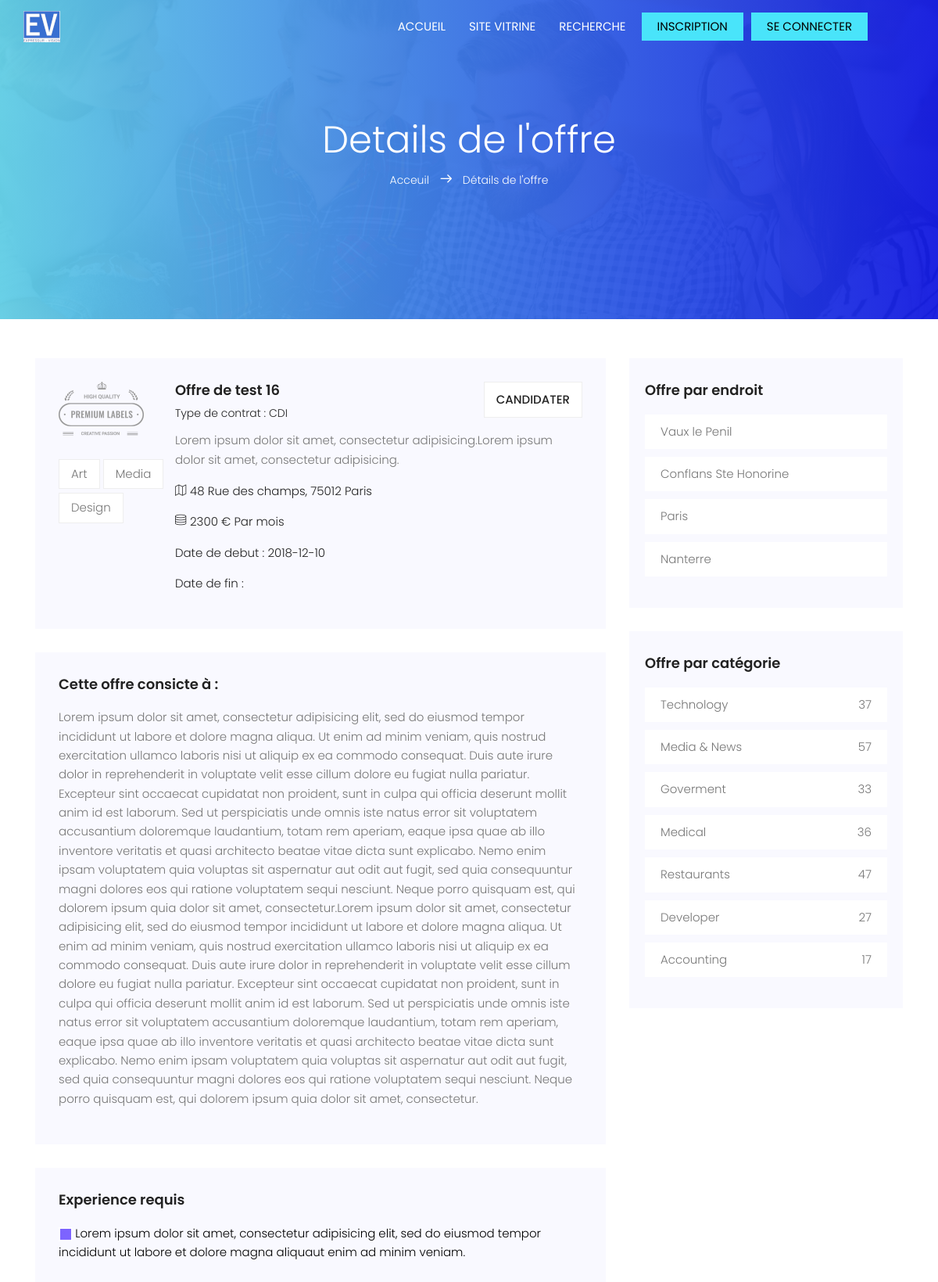
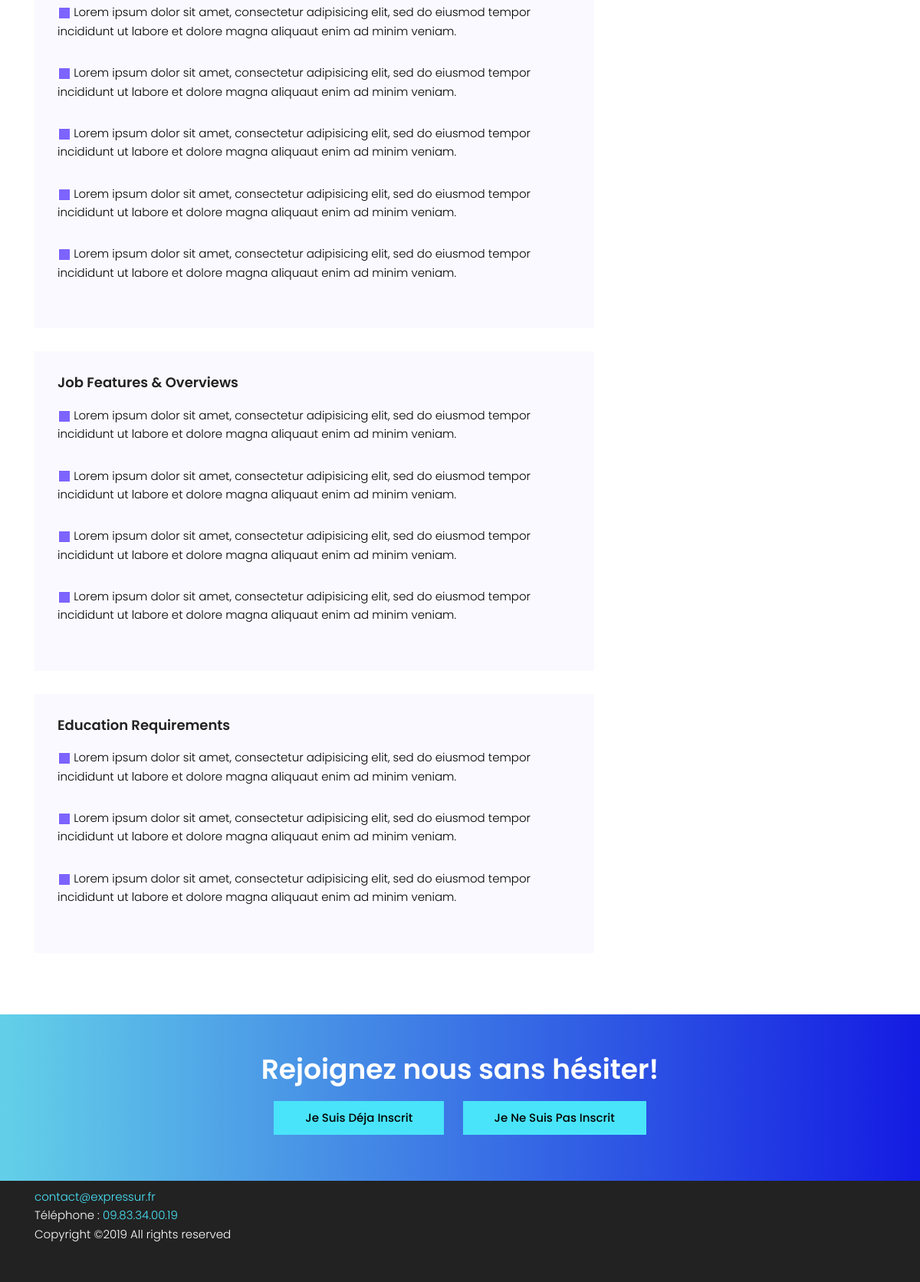
/sourcing/single.php?off=16, run on the app's committed database (2 pictures, top to bottom).
### tables this page shows
CREATE TABLE `offres` (
  `Id_Offre` int(11) NOT NULL,
  `Petite_Description_Offre` varchar(200) NOT NULL,
  `Date_Debut_Offre` date NOT NULL,
  `Date_Fin_Offre` date DEFAULT NULL,
  `Remuneration_Offre` int(11) NOT NULL,
  `Titre_Offre` varchar(50) NOT NULL,
  `Description_Offre` text NOT NULL,
  `Id_Utilisateur(validation)` int(11) NOT NULL,
  `Id_Adresse` int(11) NOT NULL,
  `Id_OffreT` int(11) NOT NULL,
  `Id_Remu_Type` int(11) NOT NULL
);

CREATE TABLE `offre_type` (
  `Id_OffreT` int(11) NOT NULL,
  `Type_OffreT` varchar(50) NOT NULL
);

CREATE TABLE `adresse` (
  `Id_Adresse` int(11) NOT NULL,
  `Num_Adresse` int(11) NOT NULL,
  `Voie_Adresse` varchar(100) NOT NULL,
  `Dep_Adresse` int(11) NOT NULL,
  `Ville_Adresse` varchar(100) NOT NULL
);

CREATE TABLE `remuneration_type` (
  `Id_Remu_Type` int(11) NOT NULL,
  `Remuneration_Type` varchar(50) NOT NULL
);

### sourcing/bdd.php (called while the page is built, shortened)
<?php
$db_user = 'tmsuser';
$db_pwd = 'ezOwvGoLo6C4fhvO';
$db_name = 'talent_manager';
$db_host = 'localhost';
 $bdd = new PDO('mysql:host='.$db_host.';dbname='.$db_name.';charset=utf8', $db_user,$db_pwd);
$detail_offre = $bdd->prepare('
SELECT
Petite_Description_Offre,
Description_Offre,
Date_Debut_Offre,
Date_Fin_Offre,
Remuneration_Offre,
Remuneration_Type,
Titre_Offre,
Dep_Adresse,
Num_Adresse,
Ville_Adresse,
Voie_Adresse,
Type_OffreT
FROM
offres,adresse,offre_type,remuneration_type
WHERE offres.Id_Adresse = adresse.Id_Adresse
AND
offre_type.Id_OffreT = offres.Id_OffreT
AND
remuneration_type.Id_Remu_Type = offres.Id_Remu_Type
AND
offres.Id_Offre =:off');
$detail_offre->execute(array('off' =>$_GET['off']));
$d_offre = $detail_offre ->fetch();
 ?>

### sourcing/single.php (the view)
<?php
include 'header.php'
?>
<section class="banner-area relative" id="home">
    <div class="overlay overlay-bg"></div>
    <div class="container">
        <div class="row d-flex align-items-center justify-content-center">
            <div class="about-content col-lg-12">
                <h1 class="text-white">
                    Details de l'offre
                </h1>
                <p class="text-white link-nav"><a href="index.php">Acceuil </a>  <span class="lnr lnr-arrow-right"></span>  <a> Détails de l'offre</a></p>
            </div>
        </div>
    </div>
</section>
<section class="post-area section-gap">
    <div class="container">
        <div class="row justify-content-center d-flex">
            <div class="col-lg-8 post-list">
                <div class="single-post d-flex flex-row">
                    <div class="thumb">
                        <img src="img/post.png" alt="">
                        <ul class="tags">
                            <li>
                                <a href="#">Art</a>
                            </li>
                            <li>
                                <a href="#">Media</a>
                            </li>
                            <li>
                                <a href="#">Design</a>
                            </li>
                        </ul>
                    </div>
                    <div class="details">
                        <div class="title d-flex flex-row justify-content-between">
                            <div class="titles">
                                <a href="#"><h4><?php echo $d_offre[Titre_Offre]; ?> </h4></a>
                                <h6> Type de contrat : <?php echo $d_offre[Type_OffreT]; ?></h6>
                            </div>
                            <ul class="btns">
                                <li><a href="#">Candidater</a></li>
                            </ul>
                        </div>
                        <p>
                            <?php echo $d_offre[Petite_Description_Offre]; ?>
                        </p>
                        <p class="address"><span class="lnr lnr-map"></span> <?php echo $d_offre[Num_Adresse] . ' ' . $d_offre[Voie_Adresse] . ', ' . $d_offre[Dep_Adresse] . ' ' . $d_offre[Ville_Adresse]; ?></p>
                        <p class="address"><span class="lnr lnr-database"></span> <?php echo $d_offre[Remuneration_Offre] . ' € ' . $d_offre[Remuneration_Type]; ?></p>
                        <p class="address">Date de debut :  <?php echo $d_offre[Date_Debut_Offre]; ?></p>
                        <p class="address">Date de fin :  <?php echo $d_offre[Date_Fin_Offre]; ?></p>
                    </div>
                </div>
                <div class="single-post job-details">
                    <h4 class="single-title">Cette offre consicte à : </h4>
                    <p>
                        <?php echo $d_offre[Description_Offre]; ?>
                    </p>
                </div>
                <div class="single-post job-experience">
                    <h4 class="single-title">Experience requis</h4>
                    <ul>
                        <li>
                            <img src="img/pages/list.jpg" alt="">
                            <span>Lorem ipsum dolor sit amet, consectetur adipisicing elit, sed do eiusmod tempor incididunt ut labore et dolore magna aliquaut enim ad minim veniam.</span>
                        </li>
                        <li>
                            <img src="img/pages/list.jpg" alt="">
                            <span>Lorem ipsum dolor sit amet, consectetur adipisicing elit, sed do eiusmod tempor incididunt ut labore et dolore magna aliquaut enim ad minim veniam.</span>
                        </li>
                        <li>
                            <img src="img/pages/list.jpg" alt="">
                            <span>Lorem ipsum dolor sit amet, consectetur adipisicing elit, sed do eiusmod tempor incididunt ut labore et dolore magna aliquaut enim ad minim veniam.</span>
                        </li>
                        <li>
                            <img src="img/pages/list.jpg" alt="">
                            <span>Lorem ipsum dolor sit amet, consectetur adipisicing elit, sed do eiusmod tempor incididunt ut labore et dolore magna aliquaut enim ad minim veniam.</span>
                        </li>
                        <li>
                            <img src="img/pages/list.jpg" alt="">
                            <span>Lorem ipsum dolor sit amet, consectetur adipisicing elit, sed do eiusmod tempor incididunt ut labore et dolore magna aliquaut enim ad minim veniam.</span>
                        </li>
                        <li>
                            <img src="img/pages/list.jpg" alt="">
                            <span>Lorem ipsum dolor sit amet, consectetur adipisicing elit, sed do eiusmod tempor incididunt ut labore et dolore magna aliquaut enim ad minim veniam.</span>
                        </li>
                    </ul>
                </div>
                <div class="single-post job-experience">
                    <h4 class="single-title">Job Features & Overviews</h4>
                    <ul>
                        <li>
                            <img src="img/pages/list.jpg" alt="">
                            <span>Lorem ipsum dolor sit amet, consectetur adipisicing elit, sed do eiusmod tempor incididunt ut labore et dolore magna aliquaut enim ad minim veniam.</span>
                        </li>
                        <li>
                            <img src="img/pages/list.jpg" alt="">
                            <span>Lorem ipsum dolor sit amet, consectetur adipisicing elit, sed do eiusmod tempor incididunt ut labore et dolore magna aliquaut enim ad minim veniam.</span>
                        </li>
                        <li>
                            <img src="img/pages/list.jpg" alt="">
                            <span>Lorem ipsum dolor sit amet, consectetur adipisicing elit, sed do eiusmod tempor incididunt ut labore et dolore magna aliquaut enim ad minim veniam.</span>
                        </li>
                        <li>
                            <img src="img/pages/list.jpg" alt="">
                            <span>Lorem ipsum dolor sit amet, consectetur adipisicing elit, sed do eiusmod tempor incididunt ut labore et dolore magna aliquaut enim ad minim veniam.</span>
                        </li>
                    </ul>
                </div>
                <div class="single-post job-experience">
                    <h4 class="single-title">Education Requirements</h4>
                    <ul>
                        <li>
                            <img src="img/pages/list.jpg" alt="">
                            <span>Lorem ipsum dolor sit amet, consectetur adipisicing elit, sed do eiusmod tempor incididunt ut labore et dolore magna aliquaut enim ad minim veniam.</span>
                        </li>
                        <li>
                            <img src="img/pages/list.jpg" alt="">
                            <span>Lorem ipsum dolor sit amet, consectetur adipisicing elit, sed do eiusmod tempor incididunt ut labore et dolore magna aliquaut enim ad minim veniam.</span>
                        </li>
                        <li>
                            <img src="img/pages/list.jpg" alt="">
                            <span>Lorem ipsum dolor sit amet, consectetur adipisicing elit, sed do eiusmod tempor incididunt ut labore et dolore magna aliquaut enim ad minim veniam.</span>
                        </li>
                    </ul>
                </div>
            </div>
            <?php include 'lateral.php'; ?>
        </div>
    </div>
</section>
<?php include 'foot.php'; ?>
</body>
</html>

### sourcing/css/main.css (style rules this page uses)
body { color: #777777; font-family: "Poppins", sans-serif; font-size: 15px; font-weight: 300; line-height: 1.625em; position: relative; }
ol, ul { margin: 0; padding: 0; list-style: none; }
a { -webkit-transition: all 0.3s ease 0s; -moz-transition: all 0.3s ease 0s; -o-transition: all 0.3s ease 0s; transition: all 0.3s ease 0s; }
a, a:focus, a:hover { text-decoration: none; outline: 0; }
h1, h2, h3, h4, h5, h6 { font-family: "Poppins", sans-serif; color: #222222; line-height: 1.2em !important; margin-bottom: 0; margin-top: 0; font-weight: 600; }
h1, .h1 { font-size: 36px; }
h4, .h4 { font-size: 18px; }
h6, .h6 { font-size: 14px; color: #222222; }
.text-white { color: #fff; }
.relative { position: relative; }
.overlay { position: absolute; left: 0; right: 0; top: 0; bottom: 0; }
h1 { font-size: 36px; }
h4 { font-size: 18px; }
h6 { font-size: 14px; }
h1, h2, h3, h4, h5, h6 { line-height: 1.5em; }
.section-gap { padding: 50px 0; }
.p1-gradient-bg, .banner-area .overlay-bg, .sidebar .single-slidebar .cat-list li:hover, .callto-action-area, .single-price:hover .price-bottom, .single-service:hover, .submit-right, .submit-left, .contact-btns, .form-area .primary-btn { background-image: -moz-linear-gradient(0deg, #63d0e8 0%, #141be2 100%); background-image: -webkit-linear-gradient(0deg, #63d0e8 0%, #141be2 100%); background-image: -ms-linear-gradient(0deg, #63d0e8 0%, #141be2 100%); }
.banner-area { background: url(../img/header-bg.jpg) center; background-size: cover; }
.banner-area .overlay-bg { opacity: .95; }
.post-list .single-post { padding: 30px; background-color: #f9f9ff; margin-bottom: 30px; }
.post-list .single-post h6 { margin-top: 10px; color: #222; font-size: 14px; font-weight: 300; margin-bottom: 15px; }
.post-list .single-post .address { color: #222; margin-bottom: 15px; }
.post-list .single-post .btns li { display: inline-block; background-color: #fff; border: 1px solid #eee; padding: 10px 15px; -webkit-transition: all 0.3s ease 0s; -moz-transition: all 0.3s ease 0s; -o-transition: all 0.3s ease 0s; transition: all 0.3s ease 0s; }
.post-list .single-post .btns li i, .post-list .single-post .btns li a { text-transform: uppercase; font-weight: 500; color: #222; }
.post-list .single-post .thumb .tags { margin-top: 30px; }
.post-list .single-post .thumb .tags li { margin-bottom: 5px; display: inline-block; background: #fff; border: 1px solid #eee; padding: 6px 15px; -webkit-transition: all 0.3s ease 0s; -moz-transition: all 0.3s ease 0s; -o-transition: all 0.3s ease 0s; transition: all 0.3s ease 0s; }
.post-list .single-post .thumb .tags li a { color: #777777; -webkit-transition: all 0.3s ease 0s; -moz-transition: all 0.3s ease 0s; -o-transition: all 0.3s ease 0s; transition: all 0.3s ease 0s; }
.link-nav { margin-top: 10px; }
.about-content { padding: 150px 0px; text-align: center; }
.about-content h1 { font-size: 48px; font-weight: 300; }
.about-content a { color: #fff; font-weight: 300; font-size: 14px; }
.about-content .lnr { margin: 0px 10px; font-weight: 600; }
.single-title { margin-bottom: 20px; }
.job-experience ul li { color: #49e4fa; margin-bottom: 30px; }
.job-experience ul li span { color: black; }
.single-post { margin-bottom: 30px; }
.single-post .tags { margin-top: 40px; }
.single-post .tags li { display: inline-block; }
.single-post .tags li a { color: #222; }
.single-post .title h4 { margin-bottom: 10px; }

### data on the page
offres: Titre_Offre "Offre de test 16", Id_OffreT.Type_OffreT "CDI", Petite_Description_Offre "Lorem ipsum dolor sit amet, consectetur adipisicing.Lorem ipsum dolor sit amet, consectetur adipisicing.", Id_Adresse.Num_Adresse "48", Id_Adresse.Voie_Adresse "Rue des champs", Id_Adresse.Dep_Adresse "75012", Id_Adresse.Ville_Adresse "Paris", Remuneration_Offre "2300", Id_Remu_Type.Remuneration_Type "Par mois", Date_Debut_Offre "2018-12-10", Description_Offre "Lorem ipsum dolor sit amet, consectetur adipisicing elit, sed do eiusmod tempor incididunt ut labore et dolore magna aliqua. Ut enim ad minim veniam, quis nostrud exercitation ullamco laboris nisi ut aliquip ex ea commodo consequat. Duis aute irure dolor in reprehenderit in voluptate velit esse cillum dolore eu fugiat nulla pariatur. Excepteur sint occaecat cupidatat non proident, sunt in culpa qui officia deserunt mollit anim id est laborum. Sed ut perspiciatis unde omnis iste natus error sit voluptatem accusantium doloremque laudantium, totam rem aperiam, eaque ipsa quae ab illo inventore veritatis et quasi architecto beatae vitae dicta sunt explicabo. Nemo enim ipsam voluptatem quia…"

### other printed values
$li_offre[Ville_Adresse] "Vaux le Penil"
$li_offre[Ville_Adresse] "Conflans Ste Honorine"
$li_offre[Ville_Adresse] "Paris"
$li_offre[Ville_Adresse] "Nanterre"
